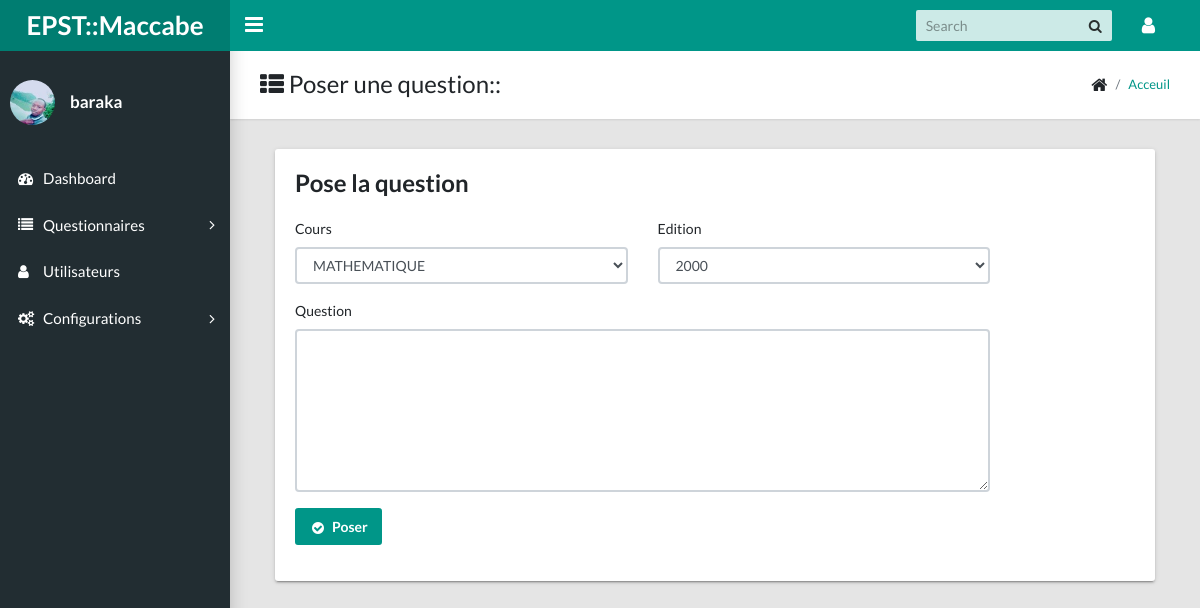
/admin/poser_question.php (signed in), run on the app's committed database.
### tables this page shows
CREATE TABLE `t_user` (
  `CodeUser` int(11) NOT NULL,
  `NomUser` varchar(50) NOT NULL,
  `PostnomUser` varchar(50) NOT NULL,
  `Username` varchar(15) DEFAULT NULL,
  `Matricule` varchar(15) NOT NULL,
  `Email` varchar(200) NOT NULL,
  `Password` varchar(200) NOT NULL,
  `CodeCategorie` int(11) NOT NULL,
  `CodeEleve` int(11) DEFAULT NULL,
  `Photo` text NOT NULL,
  `Created_on` date NOT NULL
);

### admin/includes/sessionconnected.php (called while the page is built, shortened)
<?php
	include 'conn.php';
	$conn = $pdo->open();
	$stmt = $conn->prepare("SELECT * FROM t_user WHERE CodeUser=:code");
	$stmt->execute(['code'=>$_SESSION['ConnectAdmin']]);
	$user = $stmt->fetch();
?>

### admin/poser_question.php (the view, shortened to what this page needs)
<?php
include("includes/sessionconnected.php");
include("includes/head.php");
include("includes/navbar_menubar.php");
$conn = $pdo->open();
$section = $conn->prepare("SELECT * FROM t_section WHERE IdSection=?");
$section->execute(array($_GET['sec']));
$row = $section->fetch();
$cours = $conn->prepare("SELECT * FROM t_cours");
$cours->execute();
$annee = $conn->prepare("SELECT * FROM t_annee");
$annee->execute();
?>
<main class="app-content">
      <div class="app-title">
        <div>
          <h1><i class="fa fa-th-list"></i> Poser une question:: <?php echo $row['Section'].' '.$row['Option']; ?></h1>
        </div>
        <ul class="app-breadcrumb breadcrumb side">
          <li class="breadcrumb-item"><i class="fa fa-home fa-lg"></i></li>
          <li class="breadcrumb-item active"><a href="hpme.php">Acceuil</a></li>
        </ul>
      </div>
      <div class="col-md-12">
          <div class="tile">
            <h3 class="tile-title">Pose la question</h3>
            <div class="tile-body">
              <form class="row" method="POST" action="operation/poser_question.php">
                <div class="form-group col-md-5">
                  <label class="control-label">Cours</label>
                  <select class="form-control" name="cours" id="cours">
                  <?php
                  foreach($cours as $row)
                  {
                      ?>
                        <option value="<?php echo $row['CodeCours']; ?>"><?php echo $row['Cours']; ?></option>
                      <?php
                  }
                  ?>
                  </select>
                </div>
                <div class="form-group col-md-5">
                  <label class="control-label">Edition</label>
                  <select class="form-control" name="edition" id="edition">
                  <?php
                  foreach($annee as $row)
                  {
                      ?>
                        <option value="<?php echo $row['CodeAnnee']; ?>"><?php echo $row['Annee']; ?></option>
                      <?php
                  }
                  ?>
                  </select>
                </div>
                <div class="form-group col-md-10">
                  <label class="control-label">Question</label>
                  <textarea class="form-control" name="question" id="question" cols="30" rows="7"></textarea>
                </div>
                <div class="form-group col-md-4 align-self-end">
                  <button class="btn btn-primary" type="submit" name="add"><i class="fa fa-fw fa-lg fa-check-circle"></i>Poser</button>
                </div>
              </form>
            </div>
          </div>
        </div>
    </main>
    <?php
    include("includes/script.php");
    ?>

### admin/includes/navbar_menubar.php (shortened to what this page needs)
<body class="app sidebar-mini">
    <header class="app-header"><a class="app-header__logo" href="home.php" style="font-weight: bold;">EPST::Maccabe</a>
      <a class="app-sidebar__toggle" href="#" data-toggle="sidebar" aria-label="Hide Sidebar"></a>
      <ul class="app-nav">
        <li class="app-search">
          <input class="app-search__input" type="search" placeholder="Search">
          <button class="app-search__button"><i class="fa fa-search"></i></button>
        </li>
        <li class="dropdown"><a class="app-nav__item" href="#" data-toggle="dropdown" aria-label="Open Profile Menu"><i class="fa fa-user fa-lg"></i></a>
        </li>
      </ul>
    </header>
    <aside class="app-sidebar">
      <div class="app-sidebar__user"><img class="app-sidebar__user-avatar" src="<?php echo (!empty($user['Photo'])) ? 'images/images_db/'.$user['Photo'] : 'images/user.png'; ?>" alt="User Image" style="width: 100%; max-width: 45px; height: auto;">
        <div>
          <p class="app-sidebar__user-name" style="text-transform: lowercase; font-weight: bold;"><?php echo $user['Username']; ?></p>
        </div>
      </div>
      <ul class="app-menu">
        <li><a class="app-menu__item" href="home.php"><i class="app-menu__icon fa fa-dashboard"></i><span class="app-menu__label">Dashboard</span></a></li>
        <li class="treeview"><a class="app-menu__item" href="#" data-toggle="treeview"><i class="app-menu__icon fa fa-list"></i><span class="app-menu__label">Questionnaires</span><i class="treeview-indicator fa fa-angle-right"></i></a>
        </li>
        <li><a class="app-menu__item" href="user.php"><i class="app-menu__icon fa fa-user"></i><span class="app-menu__label">Utilisateurs</span></a></li>
        <li class="treeview"><a class="app-menu__item" href="#" data-toggle="treeview"><i class="app-menu__icon fa fa-cogs"></i><span class="app-menu__label">Configurations</span><i class="treeview-indicator fa fa-angle-right"></i></a>
        </li>
      </ul>
    </aside>

### data on the page
t_user: Photo (picture), Username "baraka"

### other printed values
form field cours "MATHEMATIQUE"
form field edition "2000"
